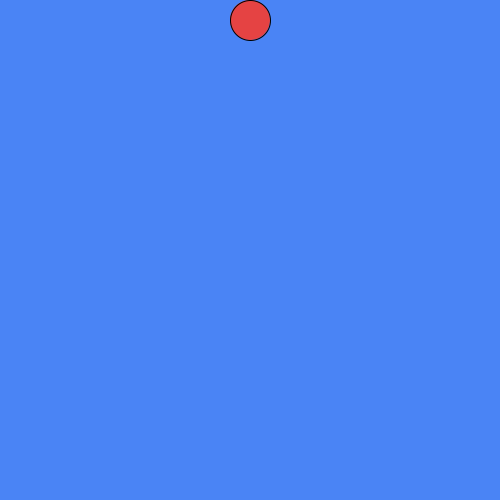
Frame 1 (no input)
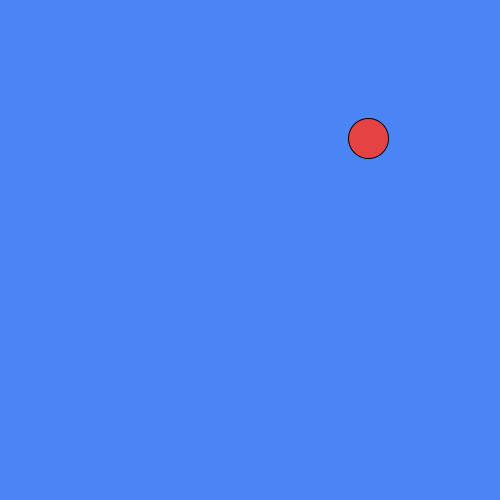
Frame 60 (the mouse pressed at the canvas centre just before this capture)
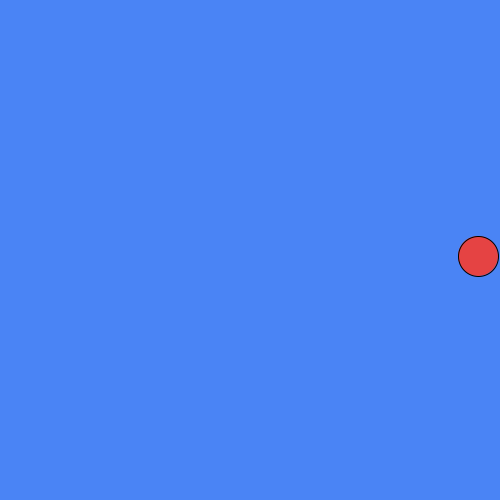
Frame 120 (the mouse held since frame 60 and released just before this capture)

The Processing sketch that drew these frames (run headless with seeded random() and noise(); from frame 60 on, the mouse is pressed at the canvas centre):

// Processing sketch: bouncingball
// ── bouncingball.pde
//Skylar Liang
//version: 2018

int ballX;
int ballY;
int ballR = 20;


void setup(){
  size(500,500);
  ballX = width/2;
  ballY = ballR;
}

boolean movingr = true;
boolean movingdown = true;

void draw(){
    background(#4A84F5);
    fill(#E54343);
    ellipse(ballX, ballY, 2*ballR, 2*ballR);
    if(movingdown){ // if i'm moving down
      if (movingr){ // if I'm also moving right
        if (ballX + ballR <= width){ // i haven't reached the rhs
          ballX = ballX + 2;// move ballx to the right
          ballY = ballY +2; // move bally down
         }//end of if
        else{ // i have reached the rhs
          movingr = false; // change to left
        }//end of else
      }//end of movigr if
      else{ //if i'm also moving left
        if (ballX>= width/2){ //if i haven't reach the middle
          ballX = ballX - 2;
          ballY = ballY + 2;
        }//end of if
        else{ // i reached the middle
          movingdown = false;
        }//end of else
      }
      }//else for movingdown
      
   else{// if i'm moving up
     if (!movingr){ //if i'm also moving left
       if (ballX - ballR >= 0){// i haven't reached the lhs
         ballX = ballX - 2;
         ballY = ballY - 2;
       }//end of if
       else{ //i have reached the lhs
         movingr = true;
       }// end of else
     }
     else{ // if i'm also moving right
       if (ballY >= ballR){ // if i haven't reached the middle
         ballX = ballX + 2;
         ballY = ballY - 2;
       }// end of if
       else{//if I reached the middle
         movingdown = true;
       }//end of else
     }//end of big else
   }
    
}//end of draw



//boolean notOnEdge(){ // calculates if i am at a edge
//  return () && ();
